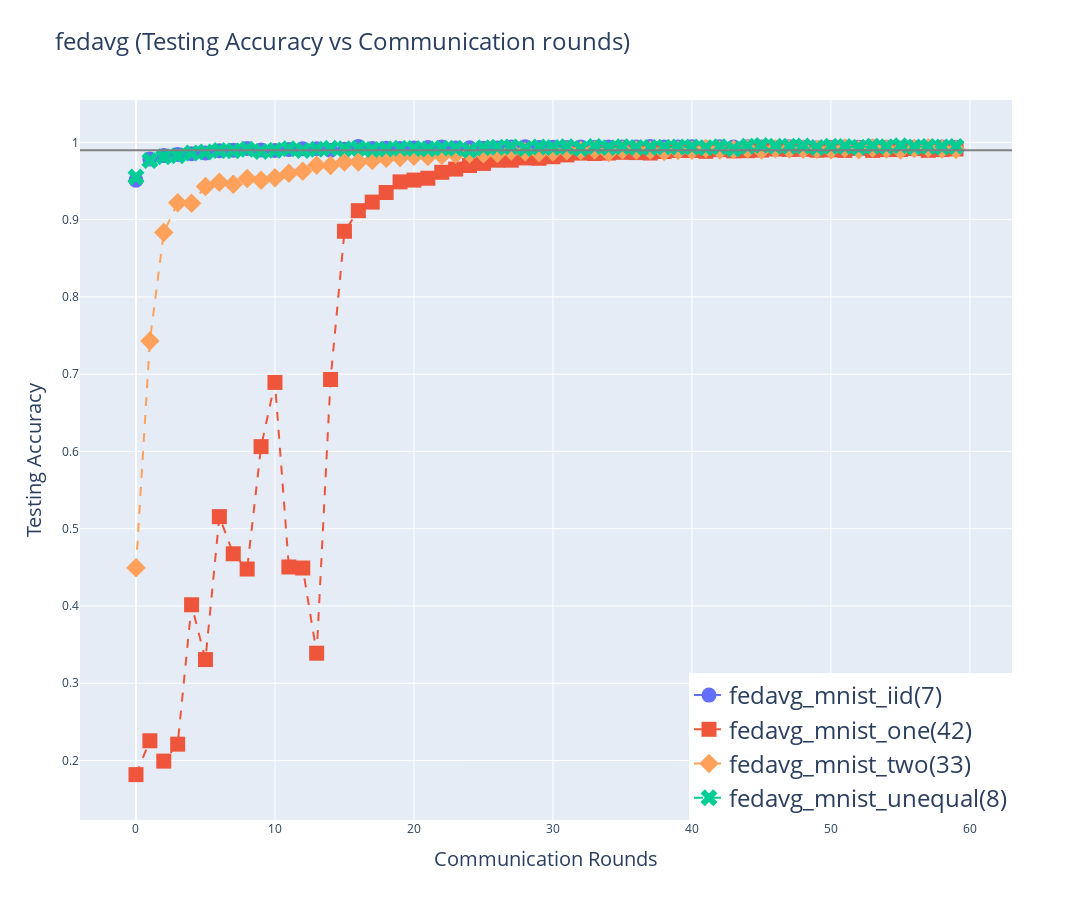
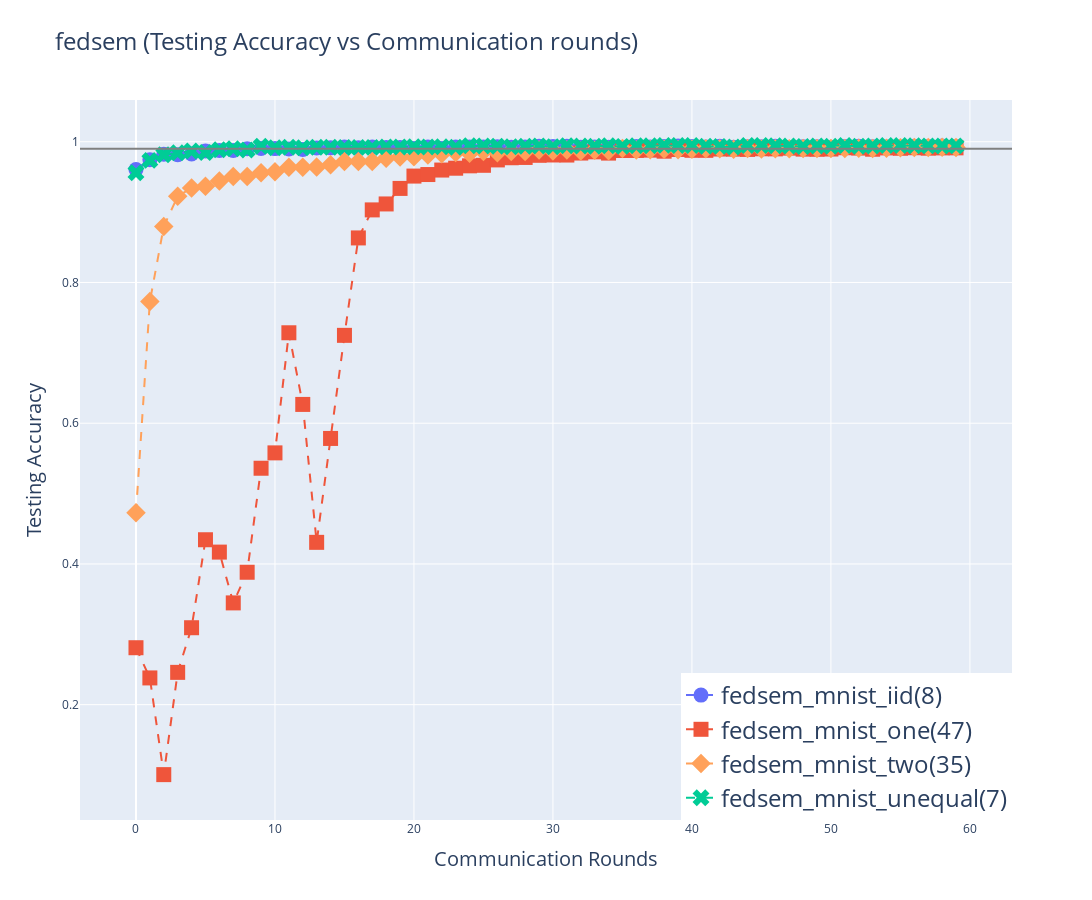
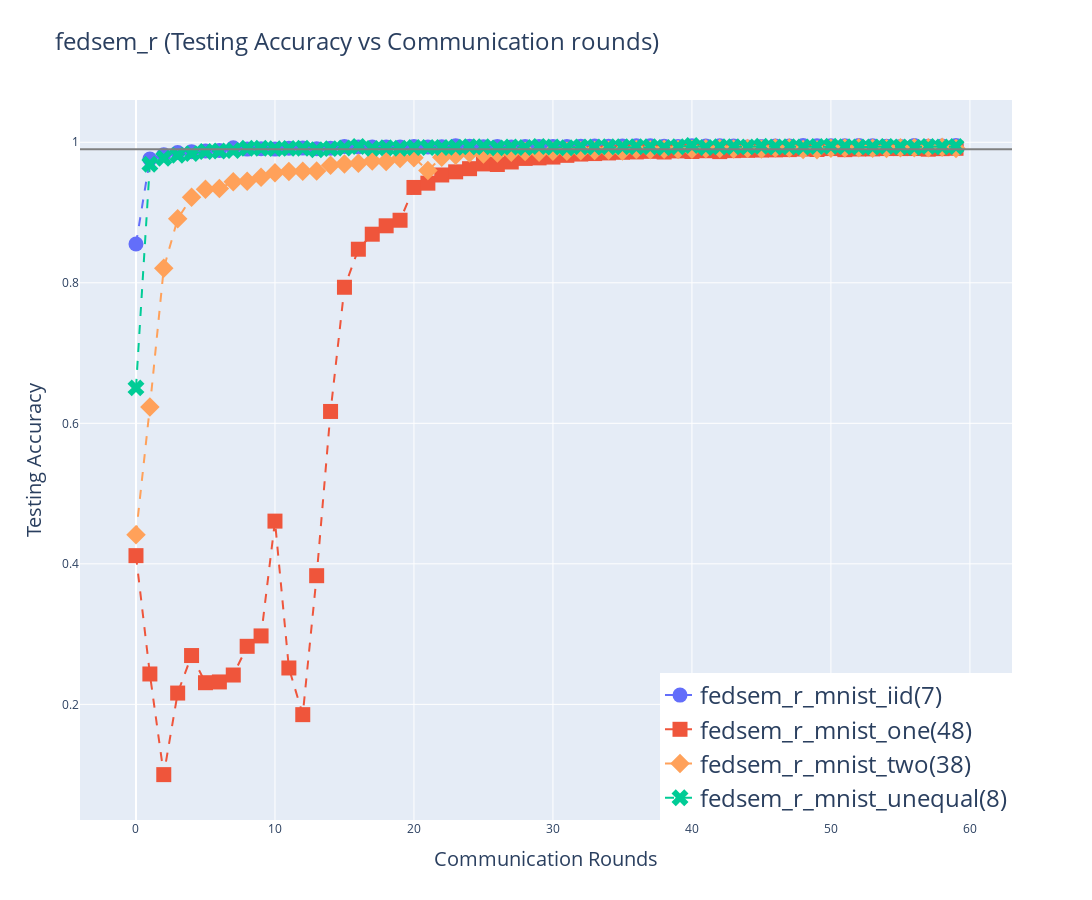
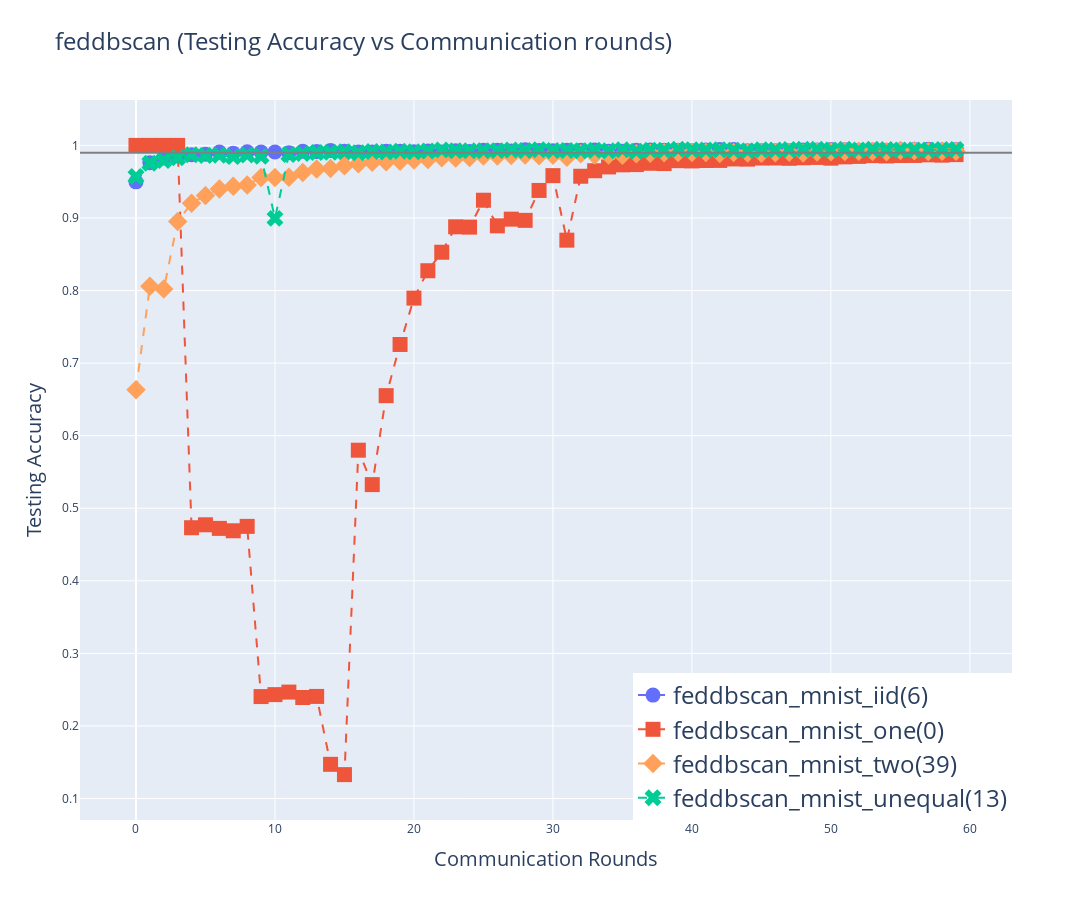

Notebook cell for these charts, in order:
### Code cell
import os
import json
import plotly.graph_objs as go
from tqdm import tqdm
import plotly.express as px
import plotly.io as pio

with_add = 'add_ep5'

path_to_json_files = '../save/json/with_add/'+ with_add +'/mnist/'
# x_len = []
# for folder_name in ['fedavg','fedsem','fedsem_r','feddbscan','feddfs']: 
#     for json_file_name in os.listdir(os.path.join(path_to_json_files, folder_name)):
#         if not json_file_name.endswith('.json'):
#             continue
#         with open(os.path.join(path_to_json_files, folder_name, json_file_name)) as json_file:
#             json_text = json.load(json_file)
#             acc = json_text['test_accuracy']
#             x_len.append(len(acc))
# print(x_len)
for folder_name in tqdm(['fedavg','fedsem','fedsem_r','feddbscan']):
    # if folder_name.startswith('.') or 'others' in folder_name or 'desktop.ini' in folder_name:
    #     continue
    # color = list(go.colors.TABLEAU)  # Using Plotly's color palette
    color_scale = ['#636EFA','#EF553B','#FFA15A','#00CC96' ]
    data = []
    file_names = []
    i=0
    for json_file_name in sorted(os.listdir(os.path.join(path_to_json_files, folder_name))):
        if not json_file_name.endswith('.json'):
            continue
        file_names.append(json_file_name)
    sorted_names = sorted(file_names, key=lambda x: x[-8:])
    for json_file_name in sorted_names:
        fn_ls = json_file_name.split('.json')[0].split('_')
        with open(os.path.join(path_to_json_files, folder_name, json_file_name)) as json_file:
            json_text = json.load(json_file)
            acc = json_text['test_accuracy']
            # i_idx = json_file_name.find('iid')
            # a_idx = json_file_name.find('_test_')
            # e_idx = json_file_name.find('E[')+2
            # if 'Clusters' in json_file_name:
            #     c_idx = json_file_name.find('Clusters')
            #     label_n = "multi-center({})".format(json_file_name[c_idx + 9:fn_idx - 2]) + json_file_name[fn_idx:-5] + "({})".format(len(acc)) # -2: ]_iid
            # else:
            # label_n = f'{folder_name}_mnist_'+json_file_name[i_idx:json_file_name.find('_E[')]+ f"({len(acc)})" # json_file_name[e_idx:json_file_name.find('.json')-1]
            if folder_name == 'fedsem_r':
                label_n = f'{folder_name}_mnist_'+fn_ls[-1]+ f"({fn_ls[3][6:-1]})"
            else:
                label_n = f'{folder_name}_mnist_'+fn_ls[-1]+ f"({fn_ls[2][6:-1]})"
            if len(acc) == 1:
                trace = go.Scatter(
                x = [0,max(x_len)],
                y = acc * 2,
                mode='lines+markers',
                name=label_n,
                line=dict(color=color_scale[len(data)], dash='dash'),
                marker=dict(symbol=symbols[i],size=15))
            else:
                trace = go.Scatter(
                    x=list(range(len(acc))),
                    y=acc,
                    mode='lines+markers',
                    name=label_n,
                    line=dict(color=color_scale[len(data)], dash='dash'),
                    marker=dict(symbol=symbols[i],size=15))
            data.append(trace)
            # eb_idx = json_file_name.find('E[')    
            # img_n = json_file_name[eb_idx:-5]
            i+=1
    layout = go.Layout(
        title=dict(text=f'{folder_name} (Testing Accuracy vs Communication rounds)',font=dict(size=24)),
        xaxis=dict(title='Communication Rounds',titlefont=dict(size=20)),
        yaxis=dict(title='Testing Accuracy',titlefont=dict(size=20)),
        legend=dict(x=1, y=0, xanchor='right', yanchor='auto', font=dict(size=24)),
        shapes=[{'type': 'line', 'x0': 0, 'x1': 1, 'xref': 'paper', 'y0': 0.99, 'y1': 0.99, 'yref': 'y', 'line': {'color': 'gray', 'dash': 'solid'}}]
    )
    fig = go.Figure(data=data, layout=layout)
    fig.update_layout(width=1200, height=900)
    fig.show()
    # fig.write_image(f'../save/img/comparison/mnist/{folder_name}_test_acc_comparison.png',format='png')
    save_path = "../save/img/comparison/mnist/"
    foldname = folder_name.split('/')
    if len(foldname) > 1:
        fold_path = os.path.join(*foldname[:-1])
        save_path = os.path.join(save_path,fold_path)
    full_path = os.path.join(save_path, foldname[-1]+'_'+with_add+'.png')
    if not os.path.exists(save_path):
        os.makedirs(save_path)
    pio.write_image(fig, full_path)

### Figure 1 — Plotly figure (JSON) as saved in the notebook; plotly's stock layout.template omitted (floating-point values rounded to 4 significant figures)
{"data": [{"line": {"color": "#636EFA", "dash": "dash"}, "marker": {"size": 15, "symbol": "circle"}, "mode": "lines+markers", "name": "fedavg_mnist_iid(7)", "type": "scatter", "x": [0, 1, 2, 3, 4, 5, 6, 7, 8, 9, 10, 11, 12, 13, 14, 15, 16, 17, 18, 19, 20, 21, 22, 23, 24, 25, 26, 27, 28, 29, 30, 31, 32, 33, 34, 35, 36, 37, 38, 39, 40, 41, 42, 43, 44, 45, 46, 47, 48, 49, 50, 51, 52, 53, 54, 55, 56, 57, 58, 59], "y": [0.9511, 0.9786, 0.9829, 0.9845, 0.9853, 0.9863, 0.9892, 0.99, 0.9922, 0.9902, 0.9897, 0.9908, 0.9918, 0.9918, 0.9899, 0.9912, 0.9946, 0.9922, 0.9925, 0.9923, 0.9928, 0.9935, 0.9941, 0.9927, 0.993, 0.9924, 0.9929, 0.9939, 0.9944, 0.9934, 0.9938, 0.9935, 0.994, 0.9937, 0.9941, 0.9939, 0.994, 0.9946, 0.994, 0.9939, 0.9943, 0.993, 0.9942, 0.9941, 0.9945, 0.9941, 0.9931, 0.9945, 0.9936, 0.993, 0.9938, 0.9942, 0.9937, 0.9945, 0.9938, 0.9923, 0.9937, 0.9939, 0.9941, 0.9936]}, {"line": {"color": "#EF553B", "dash": "dash"}, "marker": {"size": 15, "symbol": "square"}, "mode": "lines+markers", "name": "fedavg_mnist_one(42)", "type": "scatter", "x": [0, 1, 2, 3, 4, 5, 6, 7, 8, 9, 10, 11, 12, 13, 14, 15, 16, 17, 18, 19, 20, 21, 22, 23, 24, 25, 26, 27, 28, 29, 30, 31, 32, 33, 34, 35, 36, 37, 38, 39, 40, 41, 42, 43, 44, 45, 46, 47, 48, 49, 50, 51, 52, 53, 54, 55, 56, 57, 58, 59], "y": [0.1818, 0.2256, 0.1993, 0.2212, 0.4016, 0.3307, 0.5157, 0.4676, 0.4478, 0.6062, 0.6893, 0.4505, 0.4492, 0.3389, 0.6932, 0.885, 0.9117, 0.9227, 0.9352, 0.9489, 0.9512, 0.9537, 0.9613, 0.9655, 0.9701, 0.9728, 0.977, 0.977, 0.9799, 0.9795, 0.9815, 0.9838, 0.9862, 0.9857, 0.9863, 0.9872, 0.9868, 0.9862, 0.9882, 0.9896, 0.9896, 0.9885, 0.9906, 0.989, 0.9893, 0.9901, 0.9915, 0.9909, 0.9911, 0.9899, 0.9903, 0.9897, 0.9922, 0.9897, 0.9907, 0.9907, 0.992, 0.9897, 0.9908, 0.9915]}, {"line": {"color": "#FFA15A", "dash": "dash"}, "marker": {"size": 15, "symbol": "diamond"}, "mode": "lines+markers", "name": "fedavg_mnist_two(33)", "type": "scatter", "x": [0, 1, 2, 3, 4, 5, 6, 7, 8, 9, 10, 11, 12, 13, 14, 15, 16, 17, 18, 19, 20, 21, 22, 23, 24, 25, 26, 27, 28, 29, 30, 31, 32, 33, 34, 35, 36, 37, 38, 39, 40, 41, 42, 43, 44, 45, 46, 47, 48, 49, 50, 51, 52, 53, 54, 55, 56, 57, 58, 59], "y": [0.4495, 0.743, 0.8834, 0.9218, 0.9212, 0.9429, 0.9485, 0.9458, 0.9533, 0.9509, 0.9543, 0.9602, 0.9628, 0.9703, 0.9701, 0.9745, 0.9745, 0.9768, 0.9794, 0.9803, 0.9823, 0.9817, 0.9829, 0.9848, 0.9854, 0.9852, 0.9858, 0.9889, 0.988, 0.9868, 0.9875, 0.9891, 0.9897, 0.9903, 0.9869, 0.9902, 0.99, 0.99, 0.9883, 0.9896, 0.9898, 0.9923, 0.9903, 0.9907, 0.9914, 0.9901, 0.9917, 0.9915, 0.9913, 0.9912, 0.9905, 0.9924, 0.9906, 0.9929, 0.9913, 0.9902, 0.992, 0.9927, 0.9913, 0.9907]}, {"line": {"color": "#00CC96", "dash": "dash"}, "marker": {"size": 15, "symbol": "x"}, "mode": "lines+markers", "name": "fedavg_mnist_unequal(8)", "type": "scatter", "x": [0, 1, 2, 3, 4, 5, 6, 7, 8, 9, 10, 11, 12, 13, 14, 15, 16, 17, 18, 19, 20, 21, 22, 23, 24, 25, 26, 27, 28, 29, 30, 31, 32, 33, 34, 35, 36, 37, 38, 39, 40, 41, 42, 43, 44, 45, 46, 47, 48, 49, 50, 51, 52, 53, 54, 55, 56, 57, 58, 59], "y": [0.9551, 0.9765, 0.9814, 0.9826, 0.9864, 0.9875, 0.9894, 0.9892, 0.9912, 0.9883, 0.9898, 0.9918, 0.9895, 0.9911, 0.9925, 0.9918, 0.9925, 0.9908, 0.9915, 0.9925, 0.992, 0.9915, 0.9926, 0.9924, 0.9899, 0.9932, 0.9938, 0.9942, 0.9921, 0.994, 0.9934, 0.9943, 0.9921, 0.9947, 0.9933, 0.9945, 0.9933, 0.9934, 0.9939, 0.9942, 0.9941, 0.993, 0.9944, 0.9914, 0.9951, 0.9962, 0.995, 0.9949, 0.9954, 0.9935, 0.995, 0.9947, 0.9939, 0.9949, 0.9945, 0.9957, 0.9942, 0.9947, 0.9941, 0.9947]}], "layout": {"height": 900, "legend": {"font": {"size": 24}, "x": 1, "xanchor": "right", "y": 0, "yanchor": "auto"}, "shapes": [{"line": {"color": "gray", "dash": "solid"}, "type": "line", "x0": 0, "x1": 1, "xref": "paper", "y0": 0.99, "y1": 0.99, "yref": "y"}], "title": {"font": {"size": 24}, "text": "fedavg (Testing Accuracy vs Communication rounds)"}, "width": 1200, "xaxis": {"title": {"font": {"size": 20}, "text": "Communication Rounds"}}, "yaxis": {"title": {"font": {"size": 20}, "text": "Testing Accuracy"}}}}

### Figure 2 — Plotly figure (JSON) as saved in the notebook; plotly's stock layout.template omitted (floating-point values rounded to 4 significant figures)
{"data": [{"line": {"color": "#636EFA", "dash": "dash"}, "marker": {"size": 15, "symbol": "circle"}, "mode": "lines+markers", "name": "fedsem_mnist_iid(8)", "type": "scatter", "x": [0, 1, 2, 3, 4, 5, 6, 7, 8, 9, 10, 11, 12, 13, 14, 15, 16, 17, 18, 19, 20, 21, 22, 23, 24, 25, 26, 27, 28, 29, 30, 31, 32, 33, 34, 35, 36, 37, 38, 39, 40, 41, 42, 43, 44, 45, 46, 47, 48, 49, 50, 51, 52, 53, 54, 55, 56, 57, 58, 59], "y": [0.9604, 0.9744, 0.9822, 0.9816, 0.9827, 0.9868, 0.9875, 0.9877, 0.9901, 0.9904, 0.9902, 0.9898, 0.9891, 0.9912, 0.9913, 0.9925, 0.9914, 0.9926, 0.9919, 0.9918, 0.9902, 0.9924, 0.9905, 0.9925, 0.9924, 0.9926, 0.9928, 0.992, 0.9923, 0.9936, 0.9933, 0.9936, 0.9921, 0.9924, 0.9923, 0.9917, 0.9934, 0.9927, 0.9931, 0.994, 0.9932, 0.9925, 0.9937, 0.9921, 0.9929, 0.9929, 0.9935, 0.9919, 0.9929, 0.9929, 0.9923, 0.9933, 0.9938, 0.993, 0.9924, 0.9925, 0.9935, 0.9931, 0.994, 0.9934]}, {"line": {"color": "#EF553B", "dash": "dash"}, "marker": {"size": 15, "symbol": "square"}, "mode": "lines+markers", "name": "fedsem_mnist_one(47)", "type": "scatter", "x": [0, 1, 2, 3, 4, 5, 6, 7, 8, 9, 10, 11, 12, 13, 14, 15, 16, 17, 18, 19, 20, 21, 22, 23, 24, 25, 26, 27, 28, 29, 30, 31, 32, 33, 34, 35, 36, 37, 38, 39, 40, 41, 42, 43, 44, 45, 46, 47, 48, 49, 50, 51, 52, 53, 54, 55, 56, 57, 58, 59], "y": [0.2809, 0.238, 0.1006, 0.2459, 0.3093, 0.4344, 0.4168, 0.3446, 0.3882, 0.536, 0.5578, 0.7285, 0.6267, 0.4307, 0.5784, 0.7249, 0.8633, 0.9031, 0.9116, 0.9337, 0.9512, 0.9534, 0.9598, 0.9624, 0.9658, 0.9665, 0.9742, 0.9772, 0.9777, 0.9807, 0.9812, 0.9811, 0.9839, 0.9857, 0.9839, 0.9875, 0.9876, 0.9881, 0.9866, 0.989, 0.9878, 0.9878, 0.9896, 0.9895, 0.9891, 0.99, 0.9899, 0.9909, 0.9895, 0.9893, 0.9896, 0.9915, 0.991, 0.9894, 0.9912, 0.9907, 0.9915, 0.9909, 0.9913, 0.9913]}, {"line": {"color": "#FFA15A", "dash": "dash"}, "marker": {"size": 15, "symbol": "diamond"}, "mode": "lines+markers", "name": "fedsem_mnist_two(35)", "type": "scatter", "x": [0, 1, 2, 3, 4, 5, 6, 7, 8, 9, 10, 11, 12, 13, 14, 15, 16, 17, 18, 19, 20, 21, 22, 23, 24, 25, 26, 27, 28, 29, 30, 31, 32, 33, 34, 35, 36, 37, 38, 39, 40, 41, 42, 43, 44, 45, 46, 47, 48, 49, 50, 51, 52, 53, 54, 55, 56, 57, 58, 59], "y": [0.4726, 0.773, 0.8796, 0.9226, 0.9343, 0.9366, 0.9443, 0.9508, 0.9507, 0.9559, 0.9573, 0.9638, 0.9639, 0.9641, 0.9673, 0.9718, 0.972, 0.972, 0.9765, 0.9784, 0.9785, 0.981, 0.983, 0.9846, 0.9838, 0.9862, 0.9842, 0.9861, 0.9861, 0.9883, 0.9868, 0.9883, 0.9868, 0.9879, 0.987, 0.9905, 0.9882, 0.9887, 0.9894, 0.9887, 0.9894, 0.9899, 0.9902, 0.9894, 0.9903, 0.9898, 0.99, 0.99, 0.9904, 0.9905, 0.9903, 0.9905, 0.9908, 0.9903, 0.9907, 0.9915, 0.9917, 0.992, 0.9922, 0.9918]}, {"line": {"color": "#00CC96", "dash": "dash"}, "marker": {"size": 15, "symbol": "x"}, "mode": "lines+markers", "name": "fedsem_mnist_unequal(7)", "type": "scatter", "x": [0, 1, 2, 3, 4, 5, 6, 7, 8, 9, 10, 11, 12, 13, 14, 15, 16, 17, 18, 19, 20, 21, 22, 23, 24, 25, 26, 27, 28, 29, 30, 31, 32, 33, 34, 35, 36, 37, 38, 39, 40, 41, 42, 43, 44, 45, 46, 47, 48, 49, 50, 51, 52, 53, 54, 55, 56, 57, 58, 59], "y": [0.9559, 0.9735, 0.9814, 0.9843, 0.9867, 0.9848, 0.9886, 0.9902, 0.9882, 0.9936, 0.9914, 0.9922, 0.9916, 0.9922, 0.9922, 0.9917, 0.992, 0.992, 0.9927, 0.9927, 0.9929, 0.9925, 0.993, 0.9921, 0.9942, 0.9938, 0.9937, 0.993, 0.9935, 0.994, 0.9928, 0.9942, 0.994, 0.9935, 0.9943, 0.9934, 0.9944, 0.9943, 0.9948, 0.9946, 0.9947, 0.9935, 0.9934, 0.9925, 0.9945, 0.9946, 0.9943, 0.994, 0.9934, 0.994, 0.9937, 0.9946, 0.9937, 0.9939, 0.9948, 0.9948, 0.9942, 0.9941, 0.994, 0.9941]}], "layout": {"height": 900, "legend": {"font": {"size": 24}, "x": 1, "xanchor": "right", "y": 0, "yanchor": "auto"}, "shapes": [{"line": {"color": "gray", "dash": "solid"}, "type": "line", "x0": 0, "x1": 1, "xref": "paper", "y0": 0.99, "y1": 0.99, "yref": "y"}], "title": {"font": {"size": 24}, "text": "fedsem (Testing Accuracy vs Communication rounds)"}, "width": 1200, "xaxis": {"title": {"font": {"size": 20}, "text": "Communication Rounds"}}, "yaxis": {"title": {"font": {"size": 20}, "text": "Testing Accuracy"}}}}

### Figure 3 — Plotly figure (JSON) as saved in the notebook; plotly's stock layout.template omitted (floating-point values rounded to 4 significant figures)
{"data": [{"line": {"color": "#636EFA", "dash": "dash"}, "marker": {"size": 15, "symbol": "circle"}, "mode": "lines+markers", "name": "fedsem_r_mnist_iid(7)", "type": "scatter", "x": [0, 1, 2, 3, 4, 5, 6, 7, 8, 9, 10, 11, 12, 13, 14, 15, 16, 17, 18, 19, 20, 21, 22, 23, 24, 25, 26, 27, 28, 29, 30, 31, 32, 33, 34, 35, 36, 37, 38, 39, 40, 41, 42, 43, 44, 45, 46, 47, 48, 49, 50, 51, 52, 53, 54, 55, 56, 57, 58, 59], "y": [0.8553, 0.9762, 0.9823, 0.9853, 0.9865, 0.9875, 0.9883, 0.9921, 0.9903, 0.9908, 0.9903, 0.9916, 0.9918, 0.9907, 0.9916, 0.994, 0.9932, 0.9932, 0.9933, 0.9932, 0.9941, 0.9933, 0.9935, 0.9951, 0.9942, 0.9937, 0.9941, 0.9932, 0.994, 0.9941, 0.9939, 0.9938, 0.9942, 0.9946, 0.9944, 0.9946, 0.9949, 0.995, 0.9945, 0.9941, 0.995, 0.9946, 0.995, 0.9949, 0.9934, 0.994, 0.9948, 0.9948, 0.9956, 0.9952, 0.9951, 0.9949, 0.9956, 0.9949, 0.9945, 0.9942, 0.9953, 0.9945, 0.9947, 0.9953]}, {"line": {"color": "#EF553B", "dash": "dash"}, "marker": {"size": 15, "symbol": "square"}, "mode": "lines+markers", "name": "fedsem_r_mnist_one(48)", "type": "scatter", "x": [0, 1, 2, 3, 4, 5, 6, 7, 8, 9, 10, 11, 12, 13, 14, 15, 16, 17, 18, 19, 20, 21, 22, 23, 24, 25, 26, 27, 28, 29, 30, 31, 32, 33, 34, 35, 36, 37, 38, 39, 40, 41, 42, 43, 44, 45, 46, 47, 48, 49, 50, 51, 52, 53, 54, 55, 56, 57, 58, 59], "y": [0.4117, 0.2433, 0.1, 0.2161, 0.2695, 0.2308, 0.2319, 0.2418, 0.2826, 0.2974, 0.4608, 0.2518, 0.1854, 0.3831, 0.6169, 0.7937, 0.8478, 0.8692, 0.8811, 0.889, 0.9357, 0.9418, 0.9534, 0.9579, 0.9625, 0.9692, 0.9684, 0.972, 0.977, 0.9778, 0.979, 0.9814, 0.9832, 0.9839, 0.9848, 0.9858, 0.9863, 0.9871, 0.9862, 0.9877, 0.9869, 0.9879, 0.9867, 0.9881, 0.9885, 0.9889, 0.9892, 0.9896, 0.9904, 0.9898, 0.991, 0.9895, 0.9904, 0.9906, 0.991, 0.991, 0.9911, 0.9902, 0.9909, 0.9914]}, {"line": {"color": "#FFA15A", "dash": "dash"}, "marker": {"size": 15, "symbol": "diamond"}, "mode": "lines+markers", "name": "fedsem_r_mnist_two(38)", "type": "scatter", "x": [0, 1, 2, 3, 4, 5, 6, 7, 8, 9, 10, 11, 12, 13, 14, 15, 16, 17, 18, 19, 20, 21, 22, 23, 24, 25, 26, 27, 28, 29, 30, 31, 32, 33, 34, 35, 36, 37, 38, 39, 40, 41, 42, 43, 44, 45, 46, 47, 48, 49, 50, 51, 52, 53, 54, 55, 56, 57, 58, 59], "y": [0.4416, 0.6231, 0.8207, 0.891, 0.9216, 0.9332, 0.9344, 0.944, 0.9444, 0.9502, 0.9565, 0.9584, 0.9589, 0.9593, 0.9674, 0.969, 0.9701, 0.9735, 0.9728, 0.9771, 0.978, 0.9599, 0.9788, 0.9814, 0.9846, 0.9834, 0.9847, 0.9857, 0.987, 0.9857, 0.9872, 0.9872, 0.9879, 0.9884, 0.9886, 0.9877, 0.9896, 0.9892, 0.9901, 0.9899, 0.9901, 0.9908, 0.991, 0.9904, 0.991, 0.9905, 0.9919, 0.9917, 0.9899, 0.9893, 0.9915, 0.9918, 0.9923, 0.9915, 0.9911, 0.9922, 0.9923, 0.9924, 0.993, 0.9913]}, {"line": {"color": "#00CC96", "dash": "dash"}, "marker": {"size": 15, "symbol": "x"}, "mode": "lines+markers", "name": "fedsem_r_mnist_unequal(8)", "type": "scatter", "x": [0, 1, 2, 3, 4, 5, 6, 7, 8, 9, 10, 11, 12, 13, 14, 15, 16, 17, 18, 19, 20, 21, 22, 23, 24, 25, 26, 27, 28, 29, 30, 31, 32, 33, 34, 35, 36, 37, 38, 39, 40, 41, 42, 43, 44, 45, 46, 47, 48, 49, 50, 51, 52, 53, 54, 55, 56, 57, 58, 59], "y": [0.6505, 0.9688, 0.9773, 0.9814, 0.9839, 0.9868, 0.9877, 0.9882, 0.9914, 0.9915, 0.9909, 0.9913, 0.9916, 0.9895, 0.9909, 0.9919, 0.9939, 0.9913, 0.9921, 0.9915, 0.9924, 0.9926, 0.9925, 0.993, 0.9938, 0.9936, 0.9921, 0.9932, 0.9925, 0.9941, 0.9933, 0.9923, 0.9935, 0.9933, 0.9936, 0.9937, 0.9935, 0.9936, 0.9925, 0.9937, 0.9953, 0.9926, 0.9936, 0.9936, 0.9934, 0.9943, 0.9934, 0.9937, 0.9932, 0.994, 0.9944, 0.9938, 0.9934, 0.9932, 0.9942, 0.9935, 0.9931, 0.9941, 0.9935, 0.9941]}], "layout": {"height": 900, "legend": {"font": {"size": 24}, "x": 1, "xanchor": "right", "y": 0, "yanchor": "auto"}, "shapes": [{"line": {"color": "gray", "dash": "solid"}, "type": "line", "x0": 0, "x1": 1, "xref": "paper", "y0": 0.99, "y1": 0.99, "yref": "y"}], "title": {"font": {"size": 24}, "text": "fedsem_r (Testing Accuracy vs Communication rounds)"}, "width": 1200, "xaxis": {"title": {"font": {"size": 20}, "text": "Communication Rounds"}}, "yaxis": {"title": {"font": {"size": 20}, "text": "Testing Accuracy"}}}}

### Figure 4 — Plotly figure (JSON) as saved in the notebook; plotly's stock layout.template omitted (floating-point values rounded to 4 significant figures)
{"data": [{"line": {"color": "#636EFA", "dash": "dash"}, "marker": {"size": 15, "symbol": "circle"}, "mode": "lines+markers", "name": "feddbscan_mnist_iid(6)", "type": "scatter", "x": [0, 1, 2, 3, 4, 5, 6, 7, 8, 9, 10, 11, 12, 13, 14, 15, 16, 17, 18, 19, 20, 21, 22, 23, 24, 25, 26, 27, 28, 29, 30, 31, 32, 33, 34, 35, 36, 37, 38, 39, 40, 41, 42, 43, 44, 45, 46, 47, 48, 49, 50, 51, 52, 53, 54, 55, 56, 57, 58, 59], "y": [0.9497, 0.9762, 0.9828, 0.9853, 0.9872, 0.9878, 0.9909, 0.9893, 0.9912, 0.9908, 0.9908, 0.99, 0.992, 0.9914, 0.9931, 0.9918, 0.9908, 0.9909, 0.9918, 0.9921, 0.9913, 0.9922, 0.9909, 0.9926, 0.9917, 0.9933, 0.9934, 0.9921, 0.994, 0.9929, 0.9927, 0.9933, 0.9934, 0.9935, 0.9921, 0.9918, 0.9932, 0.9937, 0.9932, 0.9934, 0.9926, 0.9938, 0.9942, 0.9942, 0.9928, 0.9927, 0.9927, 0.993, 0.9938, 0.9935, 0.9942, 0.994, 0.9933, 0.9936, 0.9934, 0.994, 0.9944, 0.9946, 0.9937, 0.9942]}, {"line": {"color": "#EF553B", "dash": "dash"}, "marker": {"size": 15, "symbol": "square"}, "mode": "lines+markers", "name": "feddbscan_mnist_one(0)", "type": "scatter", "x": [0, 1, 2, 3, 4, 5, 6, 7, 8, 9, 10, 11, 12, 13, 14, 15, 16, 17, 18, 19, 20, 21, 22, 23, 24, 25, 26, 27, 28, 29, 30, 31, 32, 33, 34, 35, 36, 37, 38, 39, 40, 41, 42, 43, 44, 45, 46, 47, 48, 49, 50, 51, 52, 53, 54, 55, 56, 57, 58, 59], "y": [1, 1, 1, 1, 0.4731, 0.4772, 0.4722, 0.4689, 0.475, 0.2405, 0.2432, 0.2467, 0.2392, 0.2407, 0.1471, 0.1329, 0.58, 0.5325, 0.6551, 0.7257, 0.7895, 0.8272, 0.8528, 0.8878, 0.8874, 0.9244, 0.8891, 0.8984, 0.8967, 0.9379, 0.9583, 0.8694, 0.9575, 0.965, 0.9703, 0.9732, 0.9735, 0.9753, 0.9749, 0.9789, 0.9786, 0.9792, 0.9793, 0.9813, 0.981, 0.9825, 0.9826, 0.9822, 0.9829, 0.9834, 0.9824, 0.9842, 0.9848, 0.9859, 0.9854, 0.986, 0.9861, 0.987, 0.9865, 0.9873]}, {"line": {"color": "#FFA15A", "dash": "dash"}, "marker": {"size": 15, "symbol": "diamond"}, "mode": "lines+markers", "name": "feddbscan_mnist_two(39)", "type": "scatter", "x": [0, 1, 2, 3, 4, 5, 6, 7, 8, 9, 10, 11, 12, 13, 14, 15, 16, 17, 18, 19, 20, 21, 22, 23, 24, 25, 26, 27, 28, 29, 30, 31, 32, 33, 34, 35, 36, 37, 38, 39, 40, 41, 42, 43, 44, 45, 46, 47, 48, 49, 50, 51, 52, 53, 54, 55, 56, 57, 58, 59], "y": [0.6633, 0.8059, 0.802, 0.8952, 0.9202, 0.931, 0.94, 0.9437, 0.9455, 0.9556, 0.9558, 0.9562, 0.9625, 0.9674, 0.968, 0.9718, 0.9748, 0.9767, 0.9775, 0.9783, 0.9798, 0.9807, 0.9829, 0.9826, 0.9834, 0.9852, 0.9853, 0.9859, 0.9869, 0.9855, 0.9864, 0.9835, 0.9885, 0.9869, 0.9868, 0.9865, 0.9886, 0.989, 0.9897, 0.9901, 0.9904, 0.9901, 0.9887, 0.9902, 0.9894, 0.9891, 0.99, 0.9907, 0.9895, 0.9907, 0.9913, 0.9917, 0.9919, 0.9915, 0.9911, 0.9928, 0.9926, 0.9917, 0.9918, 0.9921]}, {"line": {"color": "#00CC96", "dash": "dash"}, "marker": {"size": 15, "symbol": "x"}, "mode": "lines+markers", "name": "feddbscan_mnist_unequal(13)", "type": "scatter", "x": [0, 1, 2, 3, 4, 5, 6, 7, 8, 9, 10, 11, 12, 13, 14, 15, 16, 17, 18, 19, 20, 21, 22, 23, 24, 25, 26, 27, 28, 29, 30, 31, 32, 33, 34, 35, 36, 37, 38, 39, 40, 41, 42, 43, 44, 45, 46, 47, 48, 49, 50, 51, 52, 53, 54, 55, 56, 57, 58, 59], "y": [0.9572, 0.9755, 0.9791, 0.9829, 0.987, 0.9862, 0.9864, 0.9845, 0.9867, 0.9851, 0.8994, 0.9874, 0.9887, 0.9901, 0.9904, 0.9913, 0.9897, 0.9916, 0.9908, 0.9919, 0.9911, 0.9922, 0.9938, 0.9924, 0.9926, 0.9925, 0.9928, 0.9935, 0.993, 0.9939, 0.9931, 0.9929, 0.9926, 0.9933, 0.9926, 0.9939, 0.9918, 0.9934, 0.9933, 0.9946, 0.994, 0.9937, 0.9941, 0.9932, 0.9927, 0.994, 0.9937, 0.9944, 0.9946, 0.9947, 0.9937, 0.9945, 0.9938, 0.9948, 0.9943, 0.9936, 0.9935, 0.9937, 0.9942, 0.9942]}], "layout": {"height": 900, "legend": {"font": {"size": 24}, "x": 1, "xanchor": "right", "y": 0, "yanchor": "auto"}, "shapes": [{"line": {"color": "gray", "dash": "solid"}, "type": "line", "x0": 0, "x1": 1, "xref": "paper", "y0": 0.99, "y1": 0.99, "yref": "y"}], "title": {"font": {"size": 24}, "text": "feddbscan (Testing Accuracy vs Communication rounds)"}, "width": 1200, "xaxis": {"title": {"font": {"size": 20}, "text": "Communication Rounds"}}, "yaxis": {"title": {"font": {"size": 20}, "text": "Testing Accuracy"}}}}
